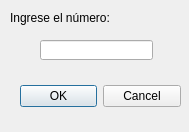
<?xml version="1.0" encoding="UTF-8"?>
<ui version="4.0">
 <class>Numeros</class>
 <widget class="QDialog" name="Numeros">
  <property name="geometry">
   <rect>
    <x>0</x>
    <y>0</y>
    <width>189</width>
    <height>132</height>
   </rect>
  </property>
  <property name="windowTitle">
   <string>Dialog</string>
  </property>
  <widget class="QDialogButtonBox" name="buttonBox">
   <property name="geometry">
    <rect>
     <x>20</x>
     <y>80</y>
     <width>161</width>
     <height>32</height>
    </rect>
   </property>
   <property name="orientation">
    <enum>Qt::Horizontal</enum>
   </property>
   <property name="standardButtons">
    <set>QDialogButtonBox::Cancel|QDialogButtonBox::Ok</set>
   </property>
  </widget>
  <widget class="QLabel" name="label">
   <property name="geometry">
    <rect>
     <x>10</x>
     <y>10</y>
     <width>101</width>
     <height>16</height>
    </rect>
   </property>
   <property name="text">
    <string>Ingrese el número:</string>
   </property>
  </widget>
  <widget class="QLineEdit" name="lineEdit">
   <property name="geometry">
    <rect>
     <x>40</x>
     <y>40</y>
     <width>113</width>
     <height>20</height>
    </rect>
   </property>
  </widget>
 </widget>
 <resources/>
 <connections>
  <connection>
   <sender>buttonBox</sender>
   <signal>accepted()</signal>
   <receiver>Numeros</receiver>
   <slot>accept()</slot>
   <hints>
    <hint type="sourcelabel">
     <x>248</x>
     <y>254</y>
    </hint>
    <hint type="destinationlabel">
     <x>157</x>
     <y>274</y>
    </hint>
   </hints>
  </connection>
  <connection>
   <sender>buttonBox</sender>
   <signal>rejected()</signal>
   <receiver>Numeros</receiver>
   <slot>reject()</slot>
   <hints>
    <hint type="sourcelabel">
     <x>316</x>
     <y>260</y>
    </hint>
    <hint type="destinationlabel">
     <x>286</x>
     <y>274</y>
    </hint>
   </hints>
  </connection>
 </connections>
</ui>
